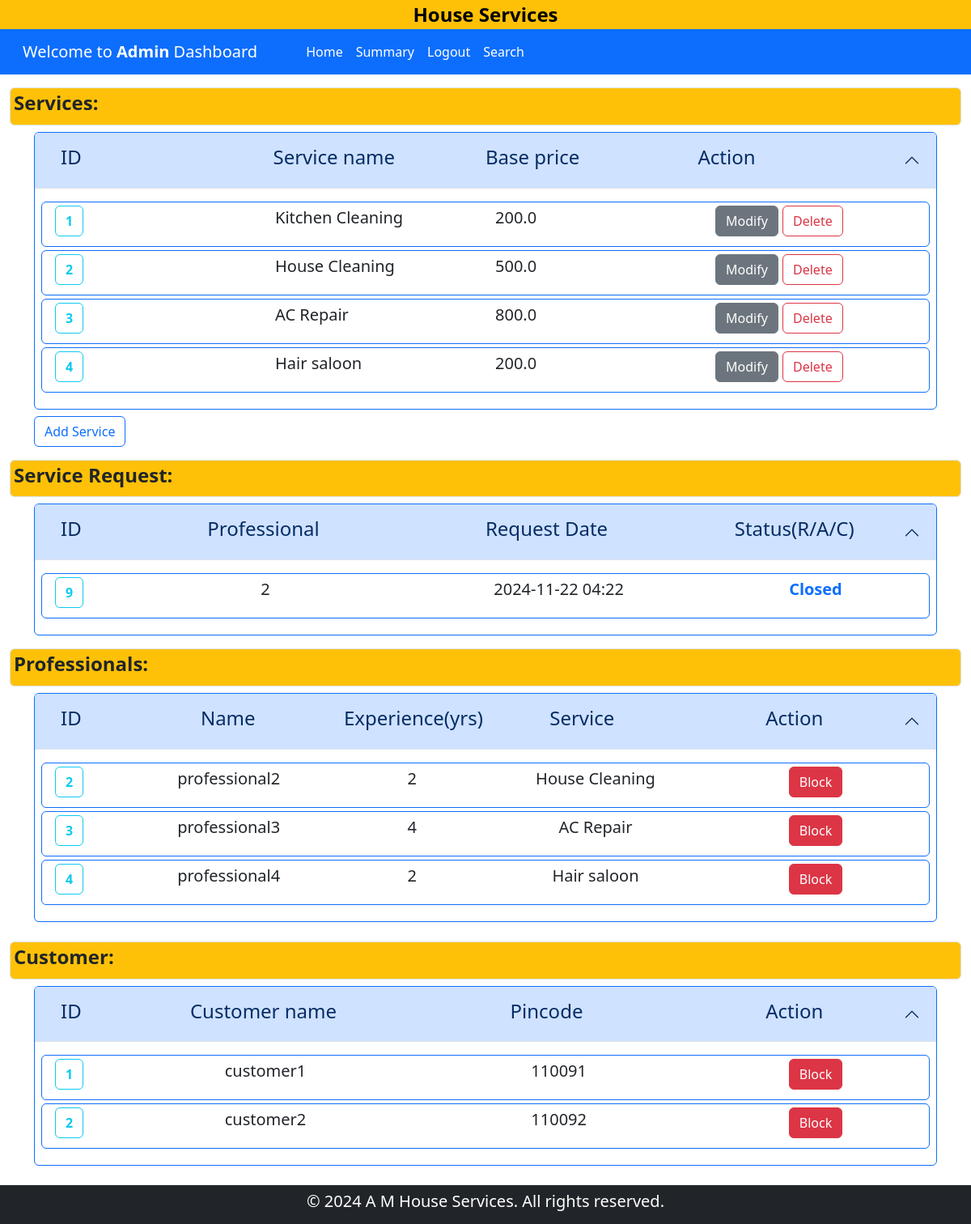
Before: /admin_dashboard with the older database file.
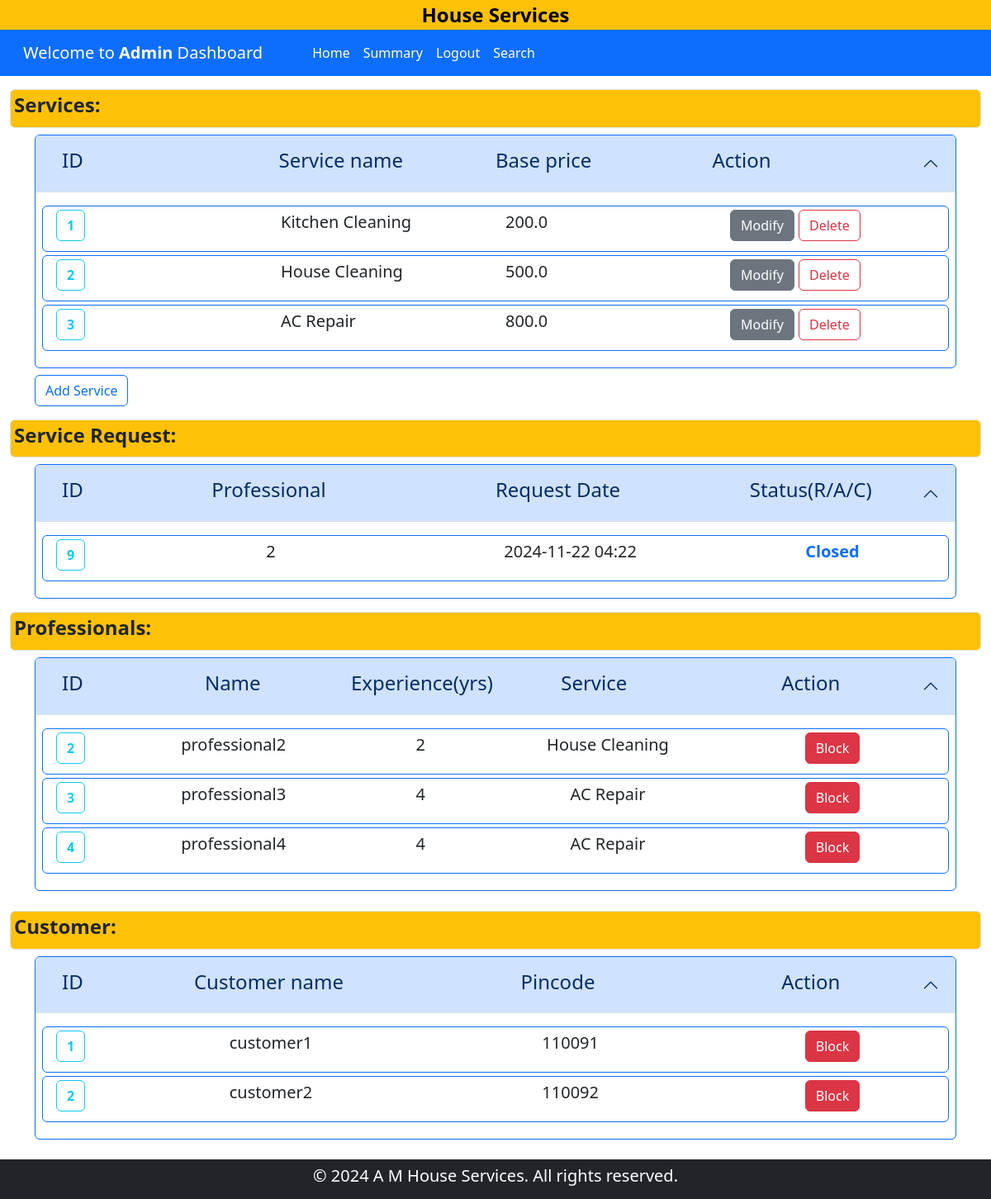
After: the same page with the newer database file.
### backened/modals.py (models this page shows)
class Service(db.Model):
    __tablename__ = "service"
    id = db.Column(db.Integer, primary_key=True)
    name = db.Column(db.String(120), nullable=False)
    price = db.Column(db.Float, nullable=False)
    time_required = db.Column(db.Integer, nullable=False)
    description = db.Column(db.Text,nullable = True)
    service_requests = db.relationship("ServiceRequest", backref="service", lazy=True, cascade="all, delete-orphan")

class ServiceRequest(db.Model):
    __tablename__ = "service_request"
    id = db.Column(db.Integer, primary_key=True)
    service_id = db.Column(db.Integer, db.ForeignKey("service.id"), nullable=False)
    customer_id = db.Column(db.Integer, db.ForeignKey("customer.id"), nullable=False)
    professional_id = db.Column(db.Integer, db.ForeignKey("professional.id"), nullable=False)
    date_of_request = db.Column(db.DateTime, default=datetime.now,nullable=False)
    date_of_completion = db.Column(db.DateTime, nullable=True)
    service_status = db.Column(db.String(50), nullable=False, default="requested")
    remarks = db.Column(db.Text, nullable=True)
    reviews = db.relationship("Review", backref="service_request", lazy=True, cascade="all, delete-orphan")

class Professional(db.Model):
    __tablename__ = "professional"
    id = db.Column(db.Integer, primary_key=True)
    email = db.Column(db.String(120), unique=True, nullable=False)
    password = db.Column(db.String(120), nullable=False)
    name = db.Column(db.String(120), nullable=False)
    phone = db.Column(db.Integer, nullable=False)
    address = db.Column(db.String(200), nullable=False)
    pincode = db.Column(db.Integer, nullable=False)
    date_created = db.Column(db.DateTime, default=datetime.now,nullable=False)
    description = db.Column(db.Text, nullable=True)
    service_type = db.Column(db.String(120), nullable=False)
    experience = db.Column(db.Integer, nullable=False)
    file_path = db.Column(db.String(255), nullable=False)
    status = db.Column(db.String(30), default="pending",nullable=False)
    service_requests = db.relationship(
        "ServiceRequest",
        backref="professional",
        lazy=True,
        cascade="all, delete-orphan",
    )

class Customer(db.Model):
    __tablename__ = "customer"
    id = db.Column(db.Integer, primary_key=True)
    email = db.Column(db.String(120), unique=True, nullable=False)
    password = db.Column(db.String(120), nullable=False)
    name = db.Column(db.String(120), nullable=False)
    address = db.Column(db.String(200), nullable=False)
    pincode = db.Column(db.Integer, nullable=False)
    phone = db.Column(db.Integer, nullable=False)
    status = db.Column(db.String(30), default="accepted", nullable=False)
    service_requests = db.relationship("ServiceRequest", backref="customer", lazy=True, cascade="all, delete-orphan")
    reviews = db.relationship("Review", backref="customer", lazy=True, cascade="all, delete-orphan")

### backened/controller.py (the view)
@app.route("/admin_dashboard")
def adminDashboard():
    sers = Service.query.all()
    ser_reqs = ServiceRequest.query.all()
    custmrs = Customer.query.all()
    profs = Professional.query.all()
    return render_template(
        "admin_dashboard.html",
        services=sers,
        service_requests=ser_reqs,
        customers=custmrs,
        professionals=profs,
    )

### templates/admin_dashboard.html (shortened to what the changed rows need)
<!DOCTYPE html>
<html lang="en">
<head>
    <link href="https://cdn.jsdelivr.net/npm/bootstrap@5.3.3/dist/css/bootstrap.min.css" rel="stylesheet">
</head>
<body >
    {% block admin_content %}
    <section id="main-data" class="container-fluid" >
        <div class="container">
            <div class="accordion" id="Services">
                <div class="accordion-item border border-primary">
                  <h2 class="accordion-header">
                    <button class="accordion-button" type="button" data-bs-toggle="collapse" data-bs-target="#service-collapse" aria-expanded="true" aria-controls="service-collapse">
                      <div class="container row">
                        <h4 class="col">ID</h4>
                        <h4 class="col">Service name</h4>
                        <h4 class="col">Base price</h4>
                        <h4 class="col">Action</h4>
                      </div>
                    </button>
                  </h2>
                  <div id="service-collapse" class="accordion-collapse collapse show" data-bs-parent="#Services">
                    <div class="accordion-body">
                        {% if services | length == 0 %}
                        <div class="col">
                            <p class="lead">No Service found</p>
                        </div>
                        {% else %}
                            {% for service in services %}
                                <div class="conatiner row border border-primary p-1 lead rounded mb-1">
                                    <div class="col">
                                        <a href="{{ url_for('show_detail_admin',id=service.id,item = 'service') }}" class="fw-bold btn btn-outline-info">{{service.id}}</a>
                                    </div>
                                    <div class="col">
                                        <p >{{ service.name }}</p>
                                    </div>
                                    <div class="col">
                                        <p > {{ service.price }}</p>
                                    </div>
                                    <div class="col">
                                        <a href="{{ url_for('del_mod_service',task='modify',id=service.id) }}" class="btn btn-secondary">Modify</a>
                                        <a href="{{ url_for('del_mod_service',task='delete',id=service.id) }}" class="btn btn-outline-danger">Delete</a>
                                    </div>
                                </div>
                            {% endfor %}
                        {% endif %}
                    </div>
                  </div>
                </div>
              </div>
        </div>
        <div class="container">
            <div class="accordion" id="Service-request">
                <div class="accordion-item border border-primary">
                  <h2 class="accordion-header">
                    <button class="accordion-button" type="button" data-bs-toggle="collapse" data-bs-target="#service-request-collapse" aria-expanded="true" aria-controls="service-request-collapse">
                      <div class="container row">
                        <h4 class="col-1">ID</h4>
                        <h4 class="col-4 text-center">Professional</h4>
                        <h4 class="col-4 text-center">Request Date</h4>
                        <h4 class="col-3 text-center">Status(R/A/C)</h4>
                      </div>
                    </button>
                  </h2>
                  <div id="service-request-collapse" class="accordion-collapse collapse show" data-bs-parent="#Service-request">
                    <div class="accordion-body">
                        {% if service_requests | length == 0 %}
                            <div class="col">
                                <p class="lead">No Service Request found</p>
                            </div>
                        {% else %}
                            {% for ser_req in service_requests %}
                                <div class="conatiner row border border-primary p-1 lead rounded mb-1">
                                    <div class="col-1">
                                        <a href="{{ url_for('show_detail_admin',item = 'service_request',id = ser_req.id) }}" class=" fw-bold btn btn-outline-info">{{ ser_req.id }}</a>
                                    </div>
                                    <div class="col-4 text-center">
                                        <p >{{ ser_req.professional_id }}</p>
                                    </div>
                                    <div class="col-4 text-center">
                                        <p >{{ ser_req.date_of_request.strftime('%Y-%m-%d %H:%M') }}</p>
                                    </div>
                                    <div class="col-3 text-center text-primary fw-bold">
                                        <p >{{ ser_req.service_status|title }}</p>
                                    </div>
                                </div>
                            {% endfor %}
                        {% endif %}
                    </div>
                  </div>
                </div>
              </div>
        </div>
        <div class="container">
            <div class="accordion mb-4" id="Professional">
                <div class="accordion-item border border-primary">
                  <h2 class="accordion-header">
                    <button class="accordion-button" type="button" data-bs-toggle="collapse" data-bs-target="#professionalOne" aria-expanded="true" aria-controls="professionalOne">
                      <div class="container row">
                        <h4 class="col-1 ">ID</h4>
                        <h4 class="col-3 text-center">Name</h4>
                        <h4 class="col-2 text-center">Experience(yrs)</h4>
                        <h4 class="col-3 text-center">Service</h4>
                        <h4 class="col-3 text-center">Action</h4>
                      </div>
                    </button>
                  </h2>
                  <div id="professionalOne" class="accordion-collapse collapse show" data-bs-parent="#Professional">
                    <div class="accordion-body">
                        {% if professionals | length == 0 %}
                        <div class="col">
                            <p class="lead">No professional found</p>
                        </div>
                        {% else %}
                            {% for prof in professionals %}
                            <div class="conatiner row border border-primary p-1 lead rounded mb-1">
                                <div class="col-1">
                                    <a href="{{ url_for('show_detail_admin',id=prof.id,item = 'professional') }}" class=" fw-bold btn btn-outline-info">{{prof.id}}</a>
                                </div>
                                <div class="col-3 text-center">
                                    <p >{{ prof.name }}</p>
                                </div>
                                <div class="col-2 text-center">
                                    <p >{{ prof.experience }}</p>
                                </div>
                                <div class="col-3 text-center">
                                    <p >{{ prof.service_type }}</p>
                                </div>
                                {% if prof.status == 'Approved' %}
                                <div class="col-3 text-center">
                                    <a href="{{ url_for('update_status_admin', user = 'professional',id = prof.id,status = 'Blocked') }}" class="btn btn-danger">Block</a>
                                </div>
                                {% endif %}
                            </div>
                            {% endfor %}
                        {% endif %}
                    </div>
                  </div>
                </div>
              </div>
        </div>
        <div class="container mb-4">
            <div class="accordion" id="Customers">
                <div class="accordion-item border border-primary">
                  <h2 class="accordion-header">
                    <button class="accordion-button" type="button" data-bs-toggle="collapse" data-bs-target="#customer-collapse" aria-expanded="true" aria-controls="customer">
                      <div class="container row">
                        <h4 class="col-1">ID</h4>
                        <h4 class="col-4 text-center">Customer name</h4>
                        <h4 class="col-4 text-center">Pincode</h4>
                        <h4 class="col-3 text-center">Action</h4>
                      </div>
                    </button>
                  </h2>
                  <div id="customer-collapse" class="accordion-collapse collapse show" data-bs-parent="#Customer">
                    <div class="accordion-body">
                        {% if customers | length == 0 %}
                        <div class="col">
                            <p class="lead">No Customer found</p>
                        </div>
                        {% else %}
                            {% for customer in customers %}
                                <div class="conatiner row border border-primary p-1 lead rounded mb-1">
                                    <div class="col-1">
                                        <a href="{{ url_for('show_detail_admin',id=customer.id,item = 'customer') }}" class="fw-bold btn btn-outline-info">{{ customer.id }}</a>
                                    </div>
                                    <div class="col-4 text-center">
                                        <p>{{ customer.name }}</p>
                                    </div>
                                    <div class="col-4 text-center">
                                        <p >{{ customer.pincode}}</p>
                                    </div>
                                    <div class="col-3 text-center">
                                        {% if customer.status == 'Blocked' %}
                                        <a href="{{ url_for('update_status_admin', user = 'customer',id = customer.id,status='Active') }}" class="btn btn-primary">Unblock</a>
                                        <a href="{{ url_for('update_status_admin', user = 'customer',id = customer.id,status='Delete') }}" class="btn btn-outline-danger">Delete</a>
                                        {% else %}
                                        <a href="{{ url_for('update_status_admin',user = 'customer',id = customer.id,status='Blocked' ) }}" class="btn btn-danger">Block</a>
                                        {% endif %}
                                    </div>
                                </div>
                            {% endfor %}
                        {% endif %}
                    </div>
                  </div>
                </div>
              </div>
        </div>
    </section>
    {% endblock admin_content %}
</body>
</html>

Changed rows visible on the page:
removed Service: id "4", name "Hair saloon", price "200.0"
changed Professional "professional4": experience "2" → "4"; service_type "Hair saloon" → "AC Repair"
